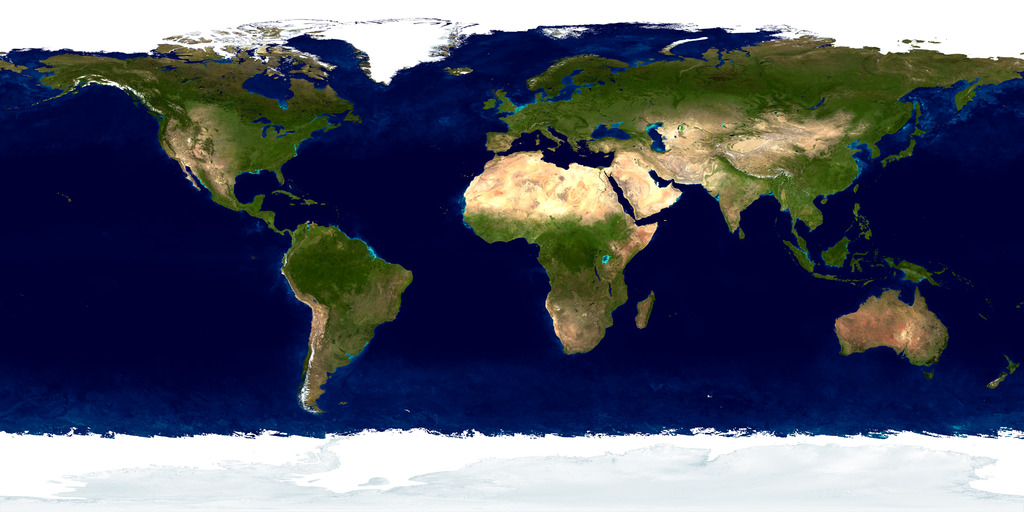
//> input picture RayTracing_Codes/Esfera/src/Render/earthmap.jpg, 1024 x 512 px
$ ./main ../../../RayTracing_Codes/Esfera/src/Render/earthmap.jpg   (built with g++ and OpenCV 4)
//> lines starting //> are read from the running program, lines starting //| are printed output that depends on the picture
### OpenCV_Codes/FilterImage/src/Filter/image_filters.hpp
#pragma once

#include <opencv2/opencv.hpp>

class ImageFilters {
    using Mat = cv::Mat;
    using MatDouble_ = cv::Mat_<double>;

  public:
    const Mat isolatedPointsFilter =
        (MatDouble_(3, 3) << 1, 1, 1, 1, -8, 1, 1, 1, 1);
    const Mat vertical_filter =
        (MatDouble_(3, 3) << -1, 2, -1, -1, 2, -1, -1, 2, -1);
    const Mat horizontal_filter =
        (MatDouble_(3, 3) << -1, -1, -1, 2, 2, 2, -1, -1, -1);
    const Mat diagonal_filter =
        (MatDouble_(3, 3) << 2, -1, -1, -1, 2, -1, -1, -1, 2);
    const Mat reverseDiagonal_filter =
        (MatDouble_(3, 3) << -1, -1, 2, -1, 2, -1, 2, -1, -1);
    const Mat robertsFilter = (MatDouble_(2, 2) << -1, 0, 0, 1);
    const Mat prewitt_filter =
        (MatDouble_(3, 3) << -1, -1, -1, 0, 0, 0, 1, 1, 1);
    const Mat sobel_filter = (MatDouble_(3, 3) << -1, -2, -1, 0, 0, 0, 1, 2, 1);

    void applyFilter(const std::string &title, Mat &image, const Mat &filter) {
        cv::namedWindow(title, cv::WINDOW_NORMAL);
        cv::resizeWindow(title, 600, 600);

        Mat result;
        cv::filter2D(image, result, -1, filter, cv::Point(-1, -1), 0,
                     cv::BORDER_DEFAULT);
        cv::imshow(title, result);
    }
};

### OpenCV_Codes/FilterImage/src/main.cpp
#include "Filter/image_filters.hpp"
#include <iostream>
#include <opencv2/opencv.hpp>

using namespace cv;

int main(int argc, char *argv[]) {
    auto filter_image = std::make_shared<ImageFilters>();

    if (argc < 2) {
        std::cerr << "Informe uma imagem!\n";
        std::exit(EXIT_FAILURE);
    }

    std::string title_original = "Imagem Original";
    std::string title_mask = "Filtro Aplicado";

    Mat image = imread(argv[1], IMREAD_GRAYSCALE);
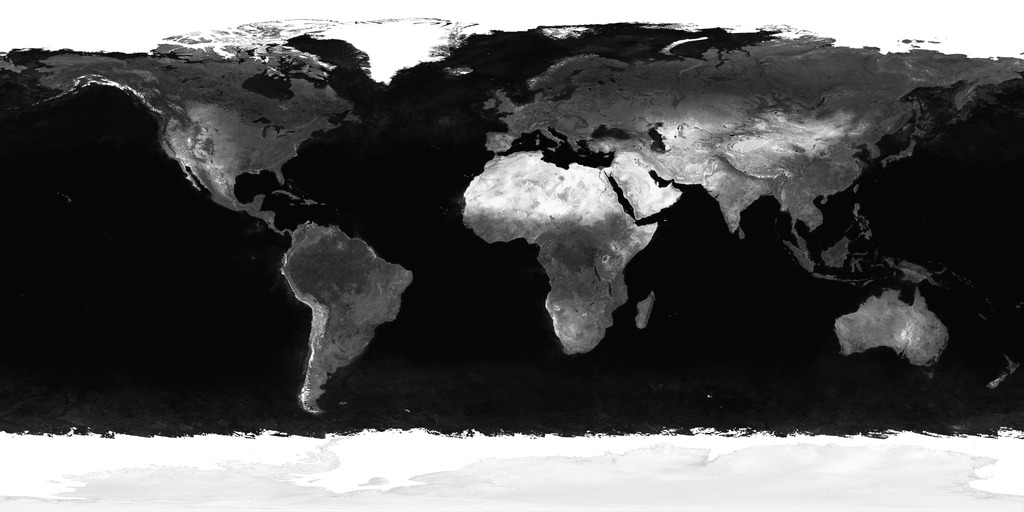
//> image: 512 rows x 1024 cols, CV_8UC1; min 0, max 255, mean 86.5
    if (image.empty()) {
        std::cerr << "Não foi possível ler a imagem\n";
        std::exit(EXIT_FAILURE);
    }
    imshow("Original", image);
    filter_image->applyFilter(title_mask, image, filter_image->robertsFilter);
//> in applyFilter, `cv::filter2D(image, result, -1, filter, cv::Point(-1, -1), 0, cv::BORD..`:
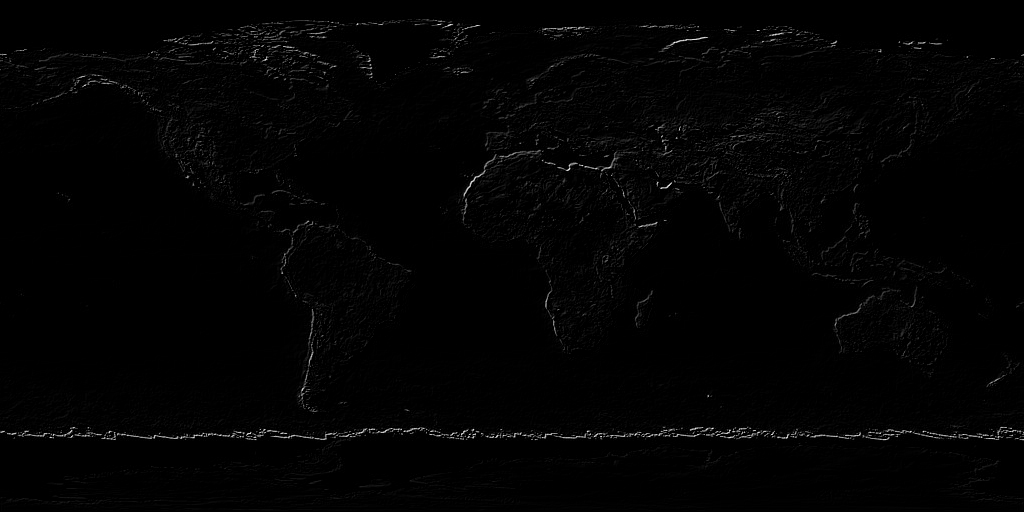
//> result: 512 rows x 1024 cols, CV_8UC1; min 0, max 243, mean 2.9
//> filter_image->robertsFilter = [[-1, 0], [0, 1]]
    waitKey();

    return EXIT_SUCCESS;
}
